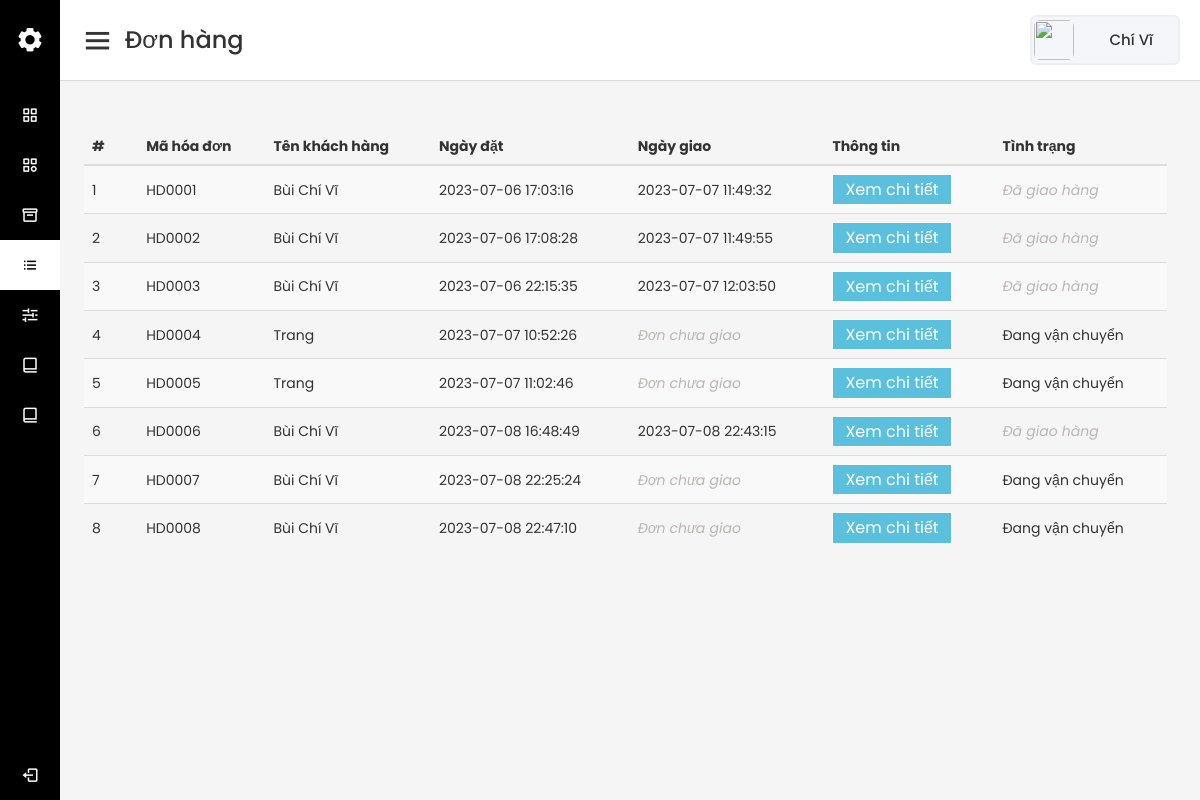
/admin/order.php (signed in), run on an earlier commit of the app's database.
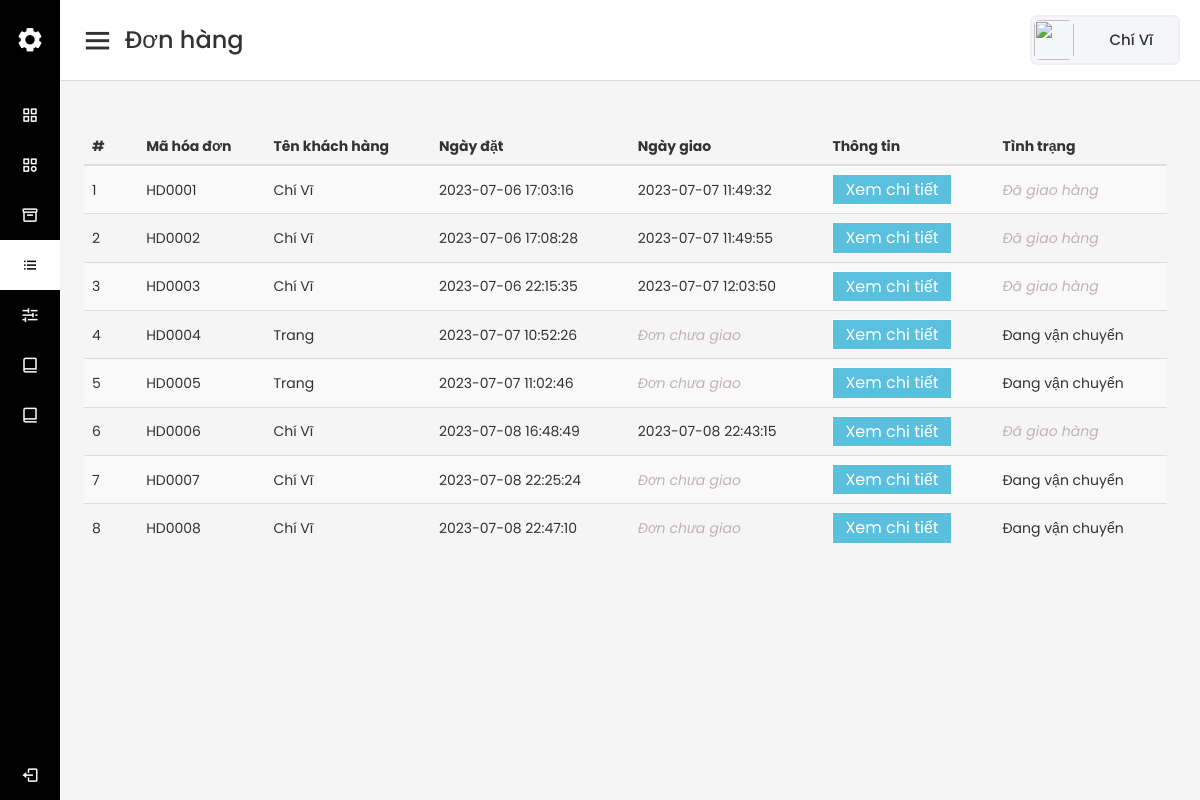
And on a later commit of the database.
### tables this page shows
CREATE TABLE `tb_order` (
  `id` int(11) NOT NULL,
  `customerId` int(11) NOT NULL,
  `orderDate` datetime NOT NULL,
  `shippedDate` datetime DEFAULT NULL,
  `status` int(11) NOT NULL DEFAULT 0
);

CREATE TABLE `tb_customer` (
  `id` int(11) NOT NULL,
  `name` varchar(255) NOT NULL,
  `phonenumber` varchar(30) NOT NULL,
  `email` varchar(50) NOT NULL,
  `password` varchar(255) NOT NULL,
  `gender` varchar(30) NOT NULL,
  `address` varchar(255) NOT NULL
);

### lib/database.php (called while the page is built, shortened)
<?php
Class Database{
   public $host   = DB_HOST;
   public $user   = DB_USER;
   public $pass   = DB_PASS;
   public $dbname = DB_NAME;
   public $link;
private function connectDB(){
   $this->link = new mysqli($this->host, $this->user, $this->pass,
    $this->dbname);
 }
public function select($query){
  $result = $this->link->query($query) or
   die($this->link->error.__LINE__);
  if($result->num_rows > 0){
    return $result;
  } else {
    return false;
  }
 }
}

### classes/Customer.php (called while the page is built, shortened)
<?php
$filePath = realpath(dirname(__FILE__));
require_once ($filePath.'/../lib/database.php');
class Customer
{
    private $db;
    public function __construct()
    {
        $this->db = new Database();
    }
    public function getCustomerById($id) {
        $query = "SELECT * FROM tb_customer WHERE id = '$id' LIMIT 1";
        $result = $this->db->select($query);
        return $result;
    }
}
?>

### classes/Product.php (called while the page is built, shortened)
<?php
$filePath = realpath(dirname(__FILE__));
require_once ($filePath.'/../lib/database.php');
class Product
{
    private $db;
    public function __construct()
    {
        $this->db = new Database();
    }
    public function convertPrice($prodPrice) {
        $prodPrice = strrev($prodPrice);
        $result = '';
        for ($i = 0; $i < strlen($prodPrice); $i++) {
            if ($i % 3 == 0) {
            $result = $result.'.'.substr($prodPrice, $i, 3);
            }
        }
        $result = strrev($result);
        return substr($result, 0, strlen($result) - 1);
    }
    public function getProductById($id) {
        $query = "SELECT * FROM tb_product WHERE id = $id";
        $result = $this->db->select($query);
        return $result;
    }
}
?>

### admin/inc/order-modal-detail.php (the view, shortened to what this page needs)
<button type="button" class="btn btn-info btn-lg" data-toggle="modal" data-target="#order-detail-<?=$row['id']?>">Xem chi tiết</button>
                        <?php
                            $getOrderDetails = $od->getOrderDetailsByOrderId($row['id']);
                            if ($getOrderDetails) {
                                while($row2 = $getOrderDetails->fetch_assoc()) {
                                    $prodDetail = $prod->getProductById($row2['productId'])->fetch_assoc();
                        ?>
                        <?php
                            }
                        }
                        ?>

### admin/order.php (shortened to what this page needs)
<?php
  include './inc/sidebar.php';
  include './inc/homesection.php';
  include '../classes/Order.php';
  include '../classes/Product.php';
  include '../classes/Customer.php';
?>
<table class="table table-striped table-hover order-list-table">
  <thead>
    <th>#</th>
    <th>Mã hóa đơn</th>
    <th>Tên khách hàng</th>
    <th>Ngày đặt</th>
    <th>Ngày giao</th>
    <th>Thông tin</th>
    <th>Tình trạng</th>
  </thead>
  <tbody>
    <?php
      $cs = new Customer();
      $od = new Order();
      $prod = new Product();
      $listOrder = $od->getListOrder();
      if ($listOrder) {
        $i = 0;
        while($row = $listOrder->fetch_assoc()) {
          $i++;
    ?>
    <tr>
      <td><?=$i?></td>
      <td><?php echo $od->convertIdOrder($row['id']); ?></td>
      <td>
        <?php
          echo ($cs->getCustomerById($row['customerId'])->fetch_assoc())['name'];
        ?>
      </td>
      <td><?=$row['orderDate']?></td>
      <td>
        <?php
          if ($row['shippedDate'] == NULL)
            echo "<span style='font-style: italic;
            color: #beb4b4;'>Đơn chưa giao</span>";
          else
            echo $row['shippedDate'];
        ?>
      </td>
      <td><?php include './inc/order-modal-detail.php'; ?></td>
      <td>
          <?php
            if ($row['status'] == 0) {
              echo "Đang vận chuyển";
            }
            else if ($row['status'] == 1) {
              echo "<span style='font-style: italic;
              color: #beb4b4;'>Đã giao hàng</span>";
            }
          ?>
      </td>
    </tr>
    <?php
        }
    }
    ?>
  </tbody>
</table>
<?php
  include './inc/footer.php';
?>

### classes/Order.php (shortened to what this page needs)
<?php
$filePath = realpath(dirname(__FILE__));
require_once ($filePath.'/../lib/database.php');
class Order
{
    private $db;
    public function __construct()
    {
        $this->db = new Database();
    }
    public function getListOrder() {
        $query = "SELECT * FROM tb_order";
        $result = $this->db->select($query);
        return $result;
    }
    public function convertIdOrder($id) {
        $numberOfZero = 4 - strlen($id);
        while($numberOfZero > 0) {
            $id = '0'.$id;
            $numberOfZero--;
        }
        echo 'HD'.$id;
    }
    public function getOrderDetailsByOrderId($id) {
        $query = "SELECT * FROM tb_order_details WHERE orderId = '$id'";
        $result = $this->db->select($query);
        return $result;
    }
}
?>

What changed in the data, as far as the page shows it:
changed through a linked row, tb_order (number 1 of 8 on the later page): customerId.name "Bùi Chí Vĩ" → "Chí Vĩ"
changed through a linked row, tb_order (number 2 of 8 on the later page): customerId.name "Bùi Chí Vĩ" → "Chí Vĩ"
changed through a linked row, tb_order (number 3 of 8 on the later page): customerId.name "Bùi Chí Vĩ" → "Chí Vĩ"
changed through a linked row, tb_order (number 6 of 8 on the later page): customerId.name "Bùi Chí Vĩ" → "Chí Vĩ"
changed through a linked row, tb_order (number 7 of 8 on the later page): customerId.name "Bùi Chí Vĩ" → "Chí Vĩ"
changed through a linked row, tb_order (number 8 of 8 on the later page): customerId.name "Bùi Chí Vĩ" → "Chí Vĩ"
